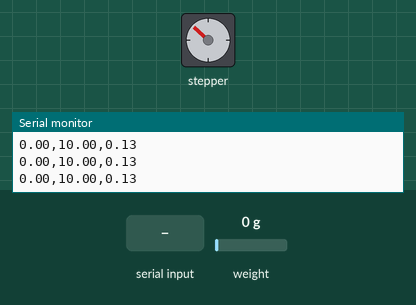
The sketch below on a simulated Arduino Uno, built with avr-gcc and run on an emulated ATmega328P. On the bench: stepper motor, the last lines printed to the serial monitor. Inputs (shaded band) come from the test bench; at power-on: weight on the scale 0 g. Stepper angles assume 2048 steps per turn.

Above: at 19.0 s.
19.1 s: "D" received over Serial
41.1 s: "C" received over Serial
At 48.2 s:
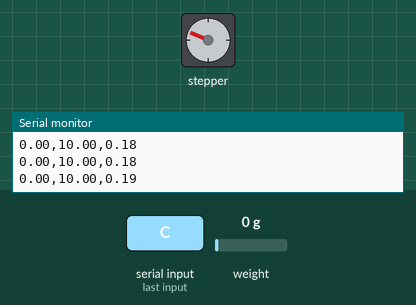
48.3 s: "N" received over Serial
At 49.3 s:
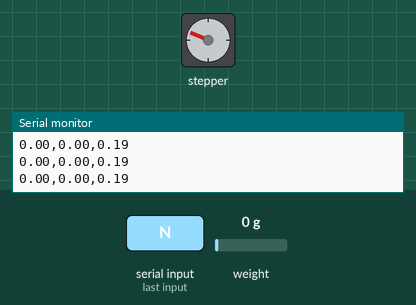
49.8 s: "P" received over Serial
At 56.9 s:
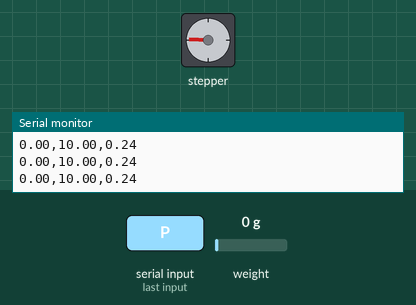
57.0 s: "X" received over Serial
At 57.8 s:
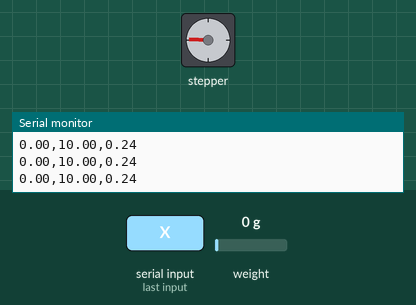
58.5 s: "X" received over Serial
At 63.07 s:
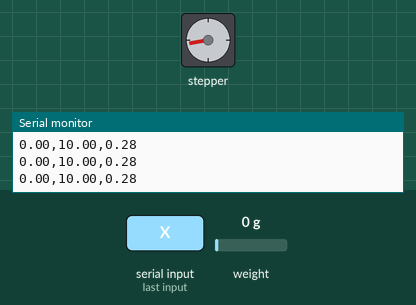
Timing chart, 0 to 71.8 s (numbered marks = the images above; inputs shaded):
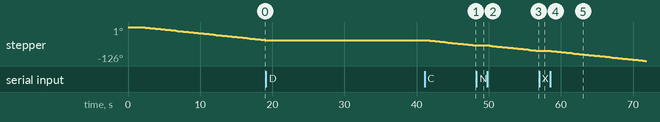

Measured:
- after the input at 19.1 s, stepper: stops changing and stays -48°
- after the input at 41.1 s, stepper: keeps turning counter-clockwise at about 3°/s, starting after 0.35 s
- after the input at 48.3 s, stepper: stops changing and stays -68°
- after the input at 49.8 s, stepper: keeps turning counter-clockwise at about 3°/s, starting after 0.34 s
- after the input at 57.0 s, stepper: stops changing and stays -88°
- after the input at 58.5 s, stepper: keeps turning counter-clockwise at about 3°/s, starting after 0.15 s
- by itself, stepper: keeps turning counter-clockwise at about 3°/s

The sketch:

v2.ino
```cpp
#include <HX711_ADC.h>
#include <Stepper.h>


// initialize the stepper library on pins 8 through 11:
const int stepsPerRevolution = 2048;  // resolution of motor
Stepper myStepper(stepsPerRevolution, 8, 10, 9, 11);


//pins:
const int HX711_dout = 4; //mcu > HX711 dout pin
const int HX711_sck = 3; //mcu > HX711 sck pin

//HX711 constructor:
HX711_ADC LoadCell(HX711_dout, HX711_sck);

unsigned long t = 0;


float targetF = 10;   //target force
float displacement = 0; //current displacement

void setup() {


  Serial.begin(57600); delay(10); //start the serial port on a baud rate the load cell can understand


  // set the speed at 5 rpm:
  myStepper.setSpeed(5);

  //Set up the load cell

  LoadCell.begin();
  //LoadCell.setReverseOutput(); //uncomment to turn a negative output value to positive
  float calibrationValue; // calibration value (see example file "Calibration.ino")
  calibrationValue = -43311.62; // uncomment this if you want to set the calibration value in the sketch

  unsigned long stabilizingtime = 2000; // preciscion right after power-up can be improved by adding a few seconds of stabilizing time
  boolean _tare = true; //set this to false if you don't want tare to be performed in the next step
  LoadCell.start(stabilizingtime, _tare);
  if (LoadCell.getTareTimeoutFlag()) {
    Serial.println("Timeout, check MCU>HX711 wiring and pin designations");
    while (1);
  }
  else {
    LoadCell.setCalFactor(calibrationValue); // set calibration value (float)
    //Serial.println("Startup is complete");
  }

  //initialise();


}

int plotCount = 0;

float timePermm = 2; //in mins
float movementRemaining = 0;
int direction = 1;
bool decomp = 0;
float maxCompression = 2.5; //measured in mm. Maximum compression


bool halted = 0;
bool atMaxCompress = 0;


void loop() {

  if (halted) {
    delay(50);
  } else {

    if (displacement >= maxCompression && !decomp) {
      // Do not carry on compressing if we are at the max compression
      atMaxCompress = 1;
    }

    if (atMaxCompress) {
      delay(50);
      if (displacement < maxCompression | decomp) {
        atMaxCompress = 0;
      }
    } else {
      //if we arent at max compression and we arent halted:

      float force = measure();

      if (force != -1000) {  //if there is a force measurement

        if (decomp) {
          //decompressing - this part is rough, needs improvement

          delay(50);
          // float step;
          // float error = targetF - force;
          // step = control(error);
          // move(step);
          // displacement += step;
        } else {
          //compressing
          doCompression(force);

        }

      } else {
        delay(50);
      }
    }

  }

  listenToSerial();

}

void doCompression(float force) {
  float padding = 0.1; //how close is close enough force. allows the motor to jitter back and forth less
  float stepSize = 0.001;
  if ((targetF - force) > padding) {
    // we need to compress
    move(stepSize);

  } else if ((targetF - force) < -padding) {
    // we need to DEcompress
    move(-stepSize);

  }

  //delay to ensure slow compression at specified rate
  int timeDelay = timePermm*60000*stepSize; //time to do one step
  timeDelay -= stepSize * 7.5 * 1000;    //correct for the time it takes to turn the motor
  delay(timeDelay);

}


float prevError = 0;

void listenToSerial(){
  if (Serial.available() > 0) {
    char inByte = Serial.read();
    if (inByte == 'P') targetF += 10;           //increase target force
    if (inByte == 'N') targetF -= 10;           //decrease target force
    if (inByte == 'X') halted = !halted;  //toggle compression
    if (inByte == 'D') decomp = 1;              //decompress
    if (inByte == 'C') decomp = 0;              //compress
  }
}


float measure() {

  float measurement = -1000;

  static boolean newDataReady = 0;
  const int serialPrintInterval = 10; //increase value to slow down serial print activity

  // check for new data/start next conversion:
  if (LoadCell.update()) newDataReady = true;

  // get smoothed value from the dataset:
  if (newDataReady) {
    float i;

    i = LoadCell.getData();
    newDataReady = 0;

    measurement = i;


    //Plot force
    if (plotCount = 1000 && i != -1000) {
      Serial.println(String(i) + "," + String(targetF) + "," + String(displacement));
      plotCount = 0;
    } else {
      plotCount++;
    }

  }

  return measurement;


}

void move(float dist) {
  //postive values compress
  //dist is measured in mm
  float pitch = 1;
  float revolutions = dist / pitch;
  int steps = stepsPerRevolution * revolutions;

  displacement += steps * (pitch / stepsPerRevolution);

  myStepper.step(-steps);
}

void initialise() {

  //Find the start of the sample - i.e. the zero point

  //First unload completely
  delay(100);
  float forceA = -1000;
  while (forceA == - 1000) {
    forceA = measure();
    Serial.print("Force A:  ");
    Serial.println(forceA);
  }

  move(-1);
  delay(1000);
  float forceB = measure();
  forceB = measure();
  forceB = measure();
  //Serial.print("Force B:  ");
  //Serial.println(forceB);

  while (abs(forceA - forceB) > 0.1) {
    delay(100);
    forceA = measure();
    move(-0.5);
    forceB = measure();
    Serial.print("Force A:  ");
    Serial.print(forceA);
    Serial.print("     Force B:  ");
    Serial.println(forceB);
  }

  Serial.println("ZERO - UNLOADED");
  LoadCell.tareNoDelay();
  // wait until last tare operation is complete:
  bool tared = false;
  while (!tared) {
    delay(10);
    measure();

    if (LoadCell.getTareStatus() == true) {
      tared = 1;
    }
  }
  Serial.println("Tare complete");

  //Next screw in unitl zero point (until small increase in load
  delay(100);
  forceA = -1000;
  while (forceA == - 1000) {
    forceA = measure();
    Serial.print("Force A:  ");
    Serial.println(forceA);
  }

  move(0.5);
  forceB = measure();
  Serial.print("Force B:  ");
  Serial.println(forceB);

  while (abs(forceA - forceB) < 0.3) {
    delay(10);
    move(0.05);
    forceB = measure();
    Serial.print("Force A:  ");
    Serial.print(forceA);
    Serial.print("     Force B:  ");
    Serial.println(forceB);
  }

  Serial.println("ZERO DISPLACEMENT");
  LoadCell.tareNoDelay();
  displacement = 0;

  // wait until last tare operation is complete:
  tared = false;
  while (!tared) {
    delay(10);
    measure();

    if (LoadCell.getTareStatus() == true) {
      tared = 1;
    }
  }
  Serial.println("Tare complete");

}
```
